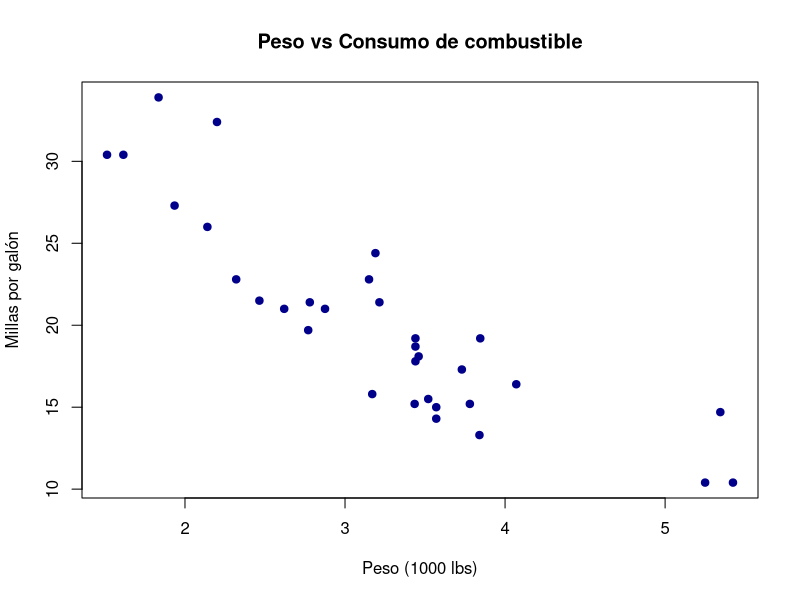
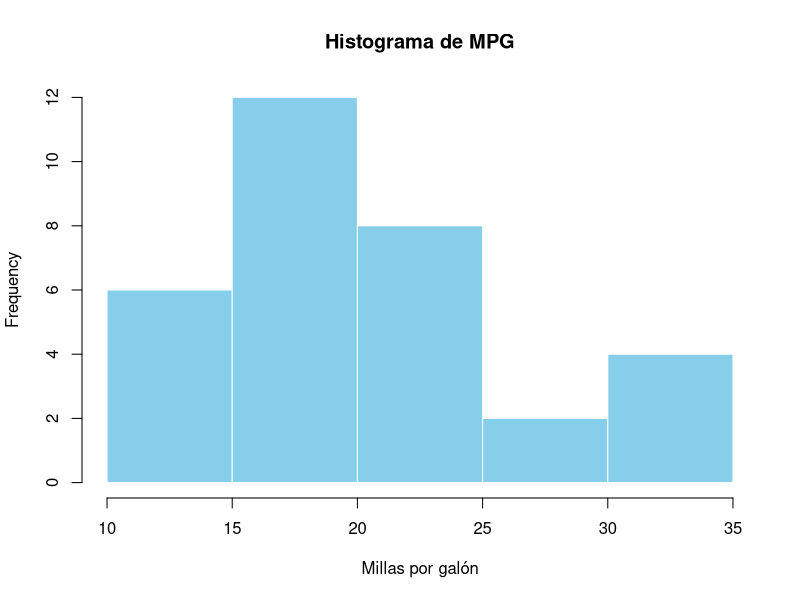

These figures' R source, in order:
## ---- chunk 1
library(readr)
# Cargamos el conjunto de datos
datos <- read_csv("tarkington.csv")
data("mtcars")
## ---- chunk 2

plot(mtcars$wt, mtcars$mpg,
     main = "Peso vs Consumo de combustible",
     xlab = "Peso (1000 lbs)",
     ylab = "Millas por galón",
     pch = 19, col = "darkblue")

## ---- chunk 3

hist(mtcars$mpg, main = "Histograma de MPG", xlab = "Millas por galón", col = "skyblue", border = "white")
